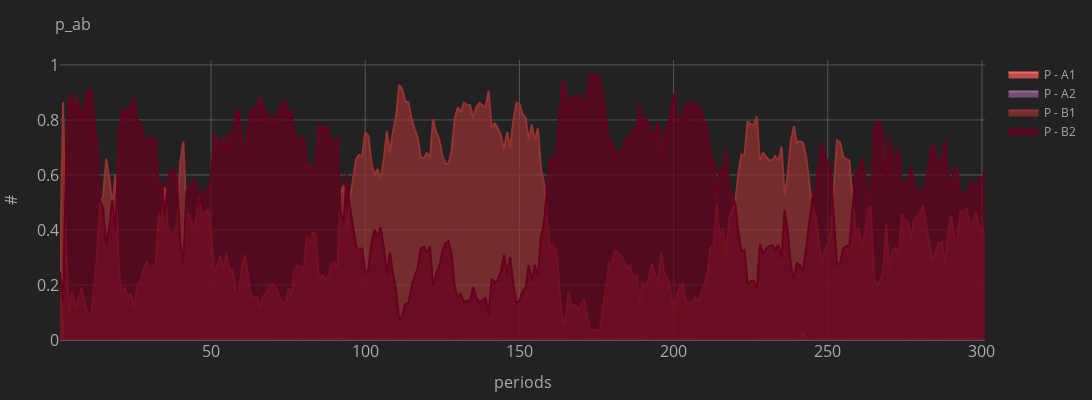

The notebook cell saved with this chart:
### Markdown cell above
#### CTR

### Code cell
# P(A>B)
# map to dataframe, where each row is a period and each column is a variant
df_p_ab = pd.DataFrame(bandit.df_metrics.P_ab_ctr.to_list(), columns=bandit.agent.variants)

p_data = [ plot.plot(x=bandit.df_metrics.period, y=df_p_ab[variant], color=i, opacity=0.7, name=f'P - {variant}', showlegend=True) for i, variant in enumerate(df_p_ab.columns)]
layout = plot.layout(title=f'p_ab', x_label='periods', y_label='#', theme='dark', width=1200, height=400)
fig = go.Figure(data=p_data, layout=layout).show()

# Loss
# map loss_ctr, where each row is a period and each column is a variant
df_loss = pd.DataFrame(bandit.df_metrics.loss_ctr.to_list())
df_loss = df_loss.applymap(lambda x: (0, 0) if pd.isna(x) else x)

for i, variant in enumerate(df_loss.columns):
    tmp1 = df_loss[variant].apply(lambda x: x[0])
    tmp2 = df_loss[variant].apply(lambda x: x[1])
    p_data = [ plot.plot(x=bandit.df_metrics.period, y=tmp1, color=0, opacity=0.7, name=f'P - {variant} - A', showlegend=True),
               plot.plot(x=bandit.df_metrics.period, y=tmp2, color=1, opacity=0.7, name=f'P - {variant} - B', showlegend=True) ]
    layout = plot.layout(title=f'loss', x_label='periods', y_label='#', theme='dark', width=1200, height=400)
    fig = go.Figure(data=p_data, layout=layout).show()

### Figure 1 — Plotly figure (JSON) as saved in the notebook; plotly's stock layout.template omitted (floating-point values rounded to 4 significant figures; data arrays with more than 128 entries replaced by an {"elided": "..."} marker saying what was removed)
{"data": [{"fill": "tozeroy", "fillcolor": "rgba(250, 100, 100, 0.7)", "marker": {"color": "rgba(250, 100, 100, 1.0)", "line": {"color": "rgba(250, 100, 100, 0.7)", "width": 1}, "opacity": 0.7, "size": 10, "symbol": "circle"}, "name": "P - A1", "showlegend": true, "type": "scatter", "x": {"elided": "301 int values"}, "y": {"elided": "301 float values"}}, {"fill": "tozeroy", "fillcolor": "rgba(150, 100, 150, 0.7)", "marker": {"color": "rgba(150, 100, 150, 1.0)", "line": {"color": "rgba(150, 100, 150, 0.7)", "width": 1}, "opacity": 0.7, "size": 10, "symbol": "circle"}, "name": "P - A2", "showlegend": true, "type": "scatter", "x": {"elided": "301 int values"}, "y": {"elided": "301 float values"}}, {"fill": "tozeroy", "fillcolor": "rgba(150, 50, 50, 0.7)", "marker": {"color": "rgba(150, 50, 50, 1.0)", "line": {"color": "rgba(150, 50, 50, 0.7)", "width": 1}, "opacity": 0.7, "size": 10, "symbol": "circle"}, "name": "P - B1", "showlegend": true, "type": "scatter", "x": {"elided": "301 int values"}, "y": {"elided": "301 float values"}}, {"fill": "tozeroy", "fillcolor": "rgba(103,0,31,0.7)", "marker": {"color": "rgba(103,0,31,1.0)", "line": {"color": "rgba(103,0,31,0.7)", "width": 1}, "opacity": 0.7, "size": 10, "symbol": "circle"}, "name": "P - B2", "showlegend": true, "type": "scatter", "x": {"elided": "301 int values"}, "y": {"elided": "301 float values"}}], "layout": {"autosize": true, "height": 400, "legend": {"font": {"color": "#AAAAAA"}}, "margin": {"b": 60, "l": 60, "pad": 0, "r": 60, "t": 60}, "paper_bgcolor": "#222222", "plot_bgcolor": "#222222", "scene": {"camera": {"center": {"x": 0, "y": 0, "z": 0}, "eye": {"x": 0.7, "y": 0.7, "z": 0.7}, "up": {"x": 0, "y": 0, "z": 1}}, "xaxis": {"showbackground": false, "showgrid": false, "showline": false, "showticklabels": false, "title": {"text": ""}, "zeroline": true}, "yaxis": {"showbackground": false, "showgrid": false, "showline": false, "showticklabels": false, "title": {"text": ""}, "zeroline": true}, "zaxis": {"showbackground": false, "showgrid": false, "showline": false, "showticklabels": false, "title": {"text": ""}, "zeroline": true}}, "title": {"font": {"color": "#AAAAAA", "size": 16}, "text": "p_ab"}, "width": 1200, "xaxis": {"color": "#AAAAAA", "gridcolor": "#555555", "tickfont": {"size": 16}, "title": {"font": {"color": "#AAAAAA", "size": 16}, "text": "periods"}, "zerolinecolor": "#555555"}, "yaxis": {"color": "#AAAAAA", "gridcolor": "#555555", "tickfont": {"size": 16}, "title": {"font": {"color": "#AAAAAA", "size": 16}, "text": "#"}, "zerolinecolor": "#555555"}}}
